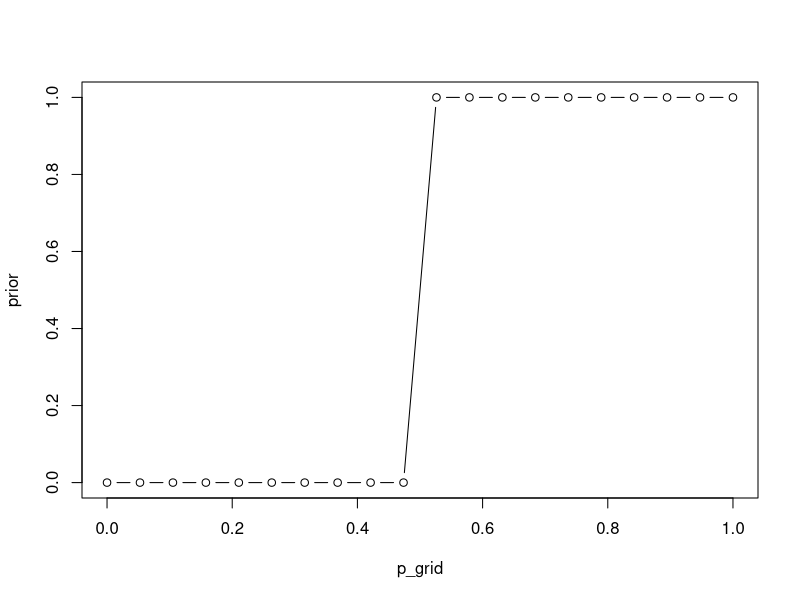
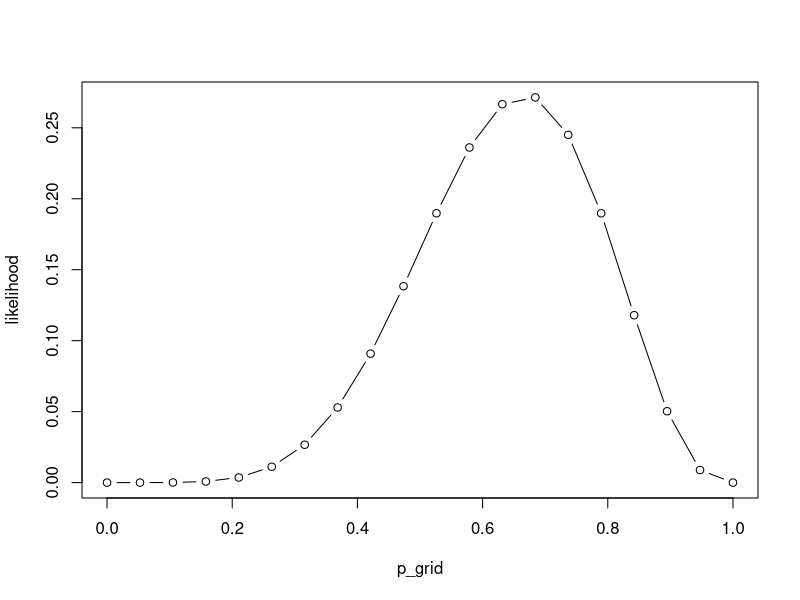
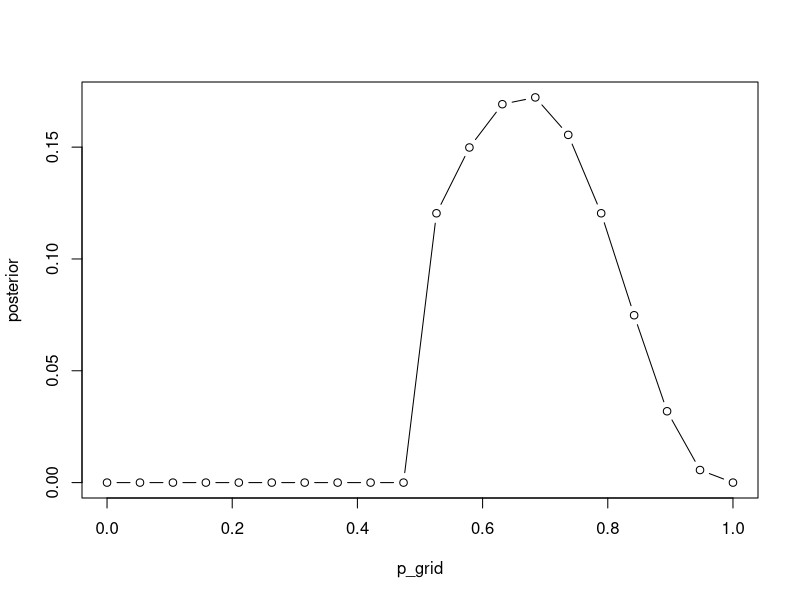
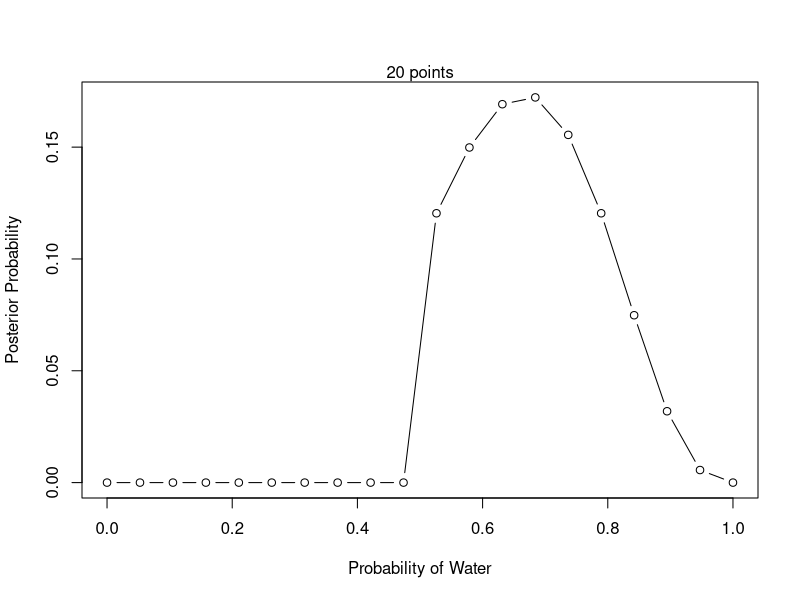

Generate these figures, in order, with R: (Note: this script raises an error after producing the figures.)


## R Code 2.3

p_grid <- seq( from=0 , to=1 , length.out=20 )

prior <- rep( 1 , 20 )
prior <- ifelse( p_grid < 0.5 , 0 , 1 )
#prior <- exp( -5*abs( p_grid - 0.5 ) )
  dev.new(); plot( p_grid, prior, type="b" )

# Compute likelihood at each value in grid.
likelihood <- dbinom( 6 , size=9 , prob=p_grid )
  dev.new(); plot( p_grid, likelihood, type="b" )

# Compute product of likelihood and prior.
unstd.posterior <- likelihood * prior

# Standardize the posterior, so it sums to 1.
posterior <- unstd.posterior / sum(unstd.posterior)
  dev.new(); plot( p_grid, posterior, type="b" )


## R Code 2.4

plot( p_grid , posterior , type="b" ,
    xlab="Probability of Water" , ylab="Posterior Probability" )
mtext( "20 points" )
grid( nx = 20, ny = nx, col = "lightblue", lty = "dotted", lwd = par("lwd"), equilogs = TRUE )


## R Code 2.5

prior <- ifelse( p_grid < 0.5 , 0 , 1 )
prior <- exp( -5*abs( p_grid - 0.5 ) )


